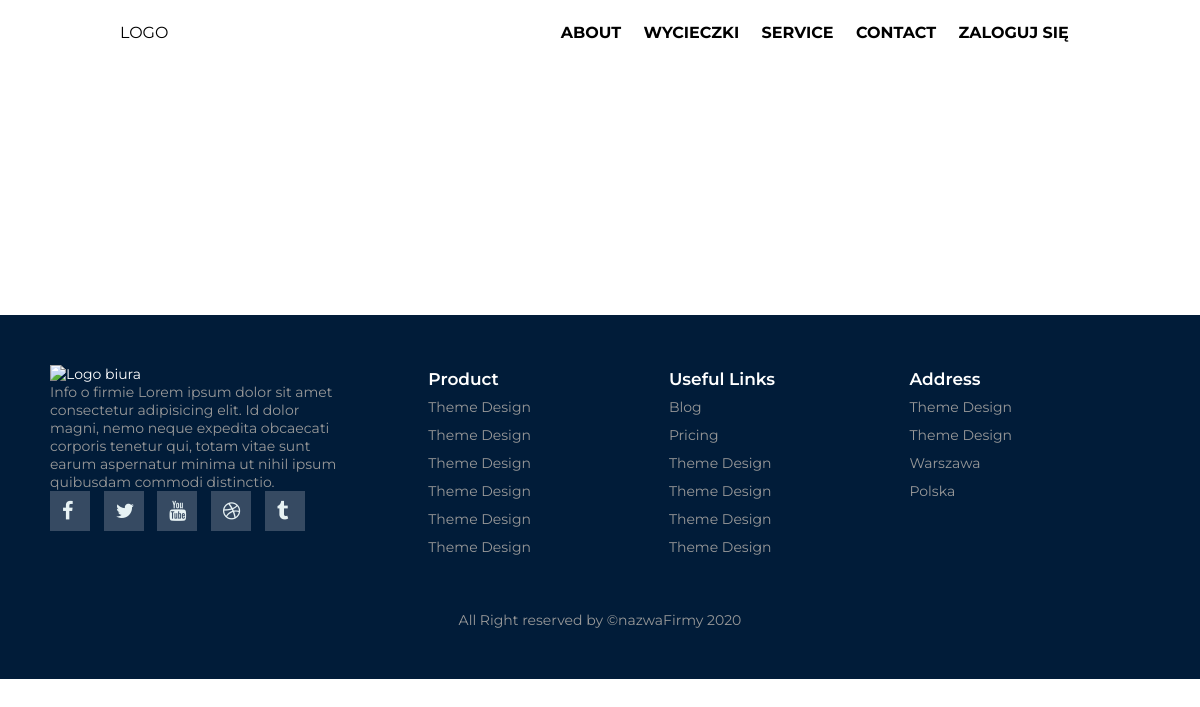
Page /oferty/ on the earlier database version.
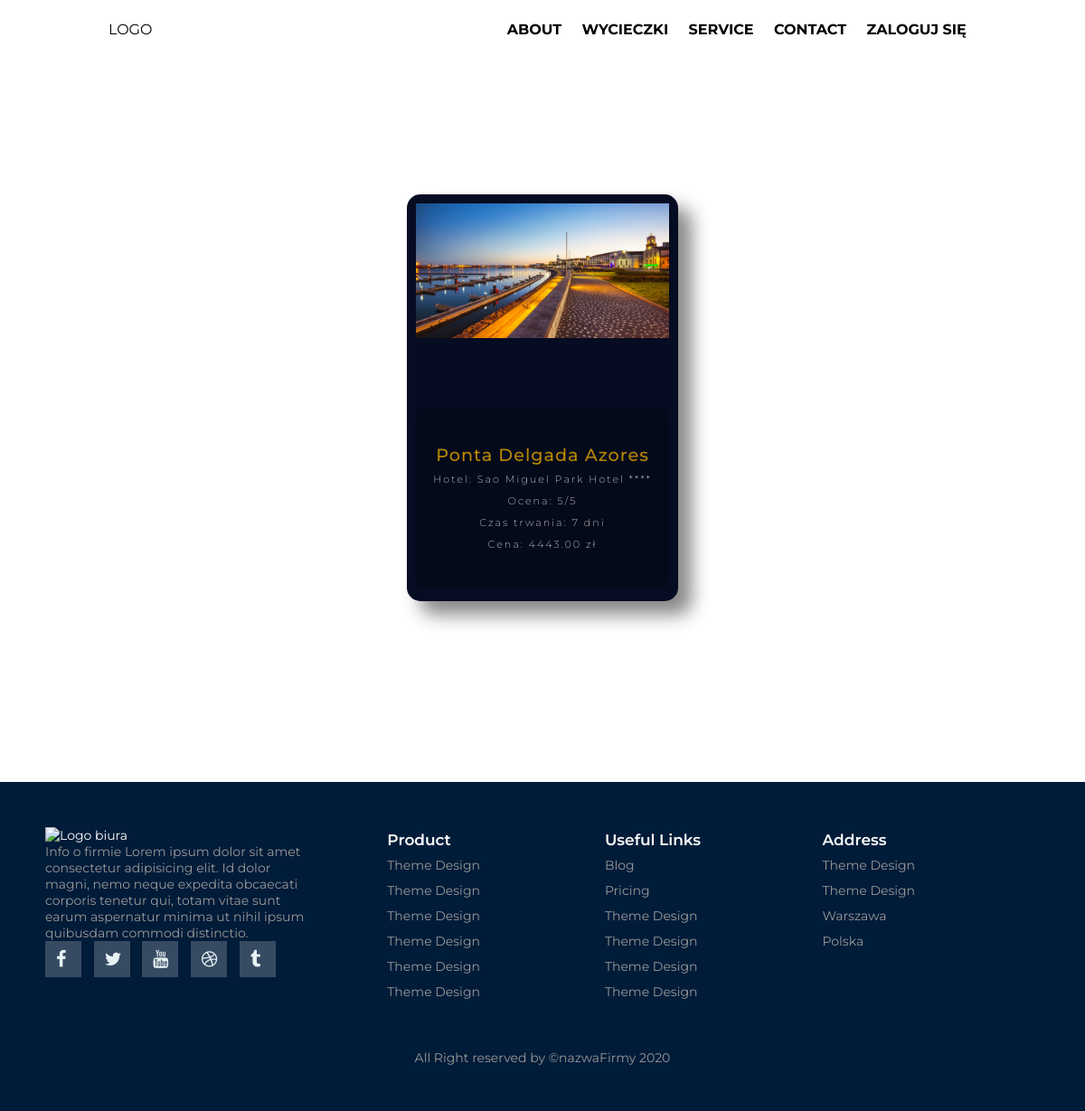
Same page on the later database version.
### home/models.py (models this page shows)
class Trip(models.Model):
    title = models.CharField(max_length=100)
    location=models.TextField(blank=True)
    Hotel = models.TextField(blank=True)
    description = models.TextField(blank=True)
    duration = models.TextField(blank=True)
    deadline1 = models.DateField(auto_now_add=False, blank=True)
    deadline2 = models.DateField(auto_now_add=False, blank=True)
    deadline3 = models.DateField(auto_now_add=False, blank=True)
    rating = models.DecimalField(max_digits=5, decimal_places=0, default=5)
    price = models.DecimalField(max_digits=15000, decimal_places=2, default=0)
    main_image = models.ImageField(upload_to='trips_pics', blank=True)
    image_one = models.ImageField(upload_to='trips_pics', blank=True)
    image_two = models.ImageField(upload_to='trips_pics', blank=True)
    image_three = models.ImageField(upload_to='trips_pics', blank=True)
    image_four = models.ImageField(upload_to='trips_pics', blank=True)
    date_posted = models.DateTimeField(default=timezone.now)
    author = models.ForeignKey(User, on_delete=models.CASCADE, default=1)

### home/views.py (the view)
# urls.py: path('oferty/', TripsListView.as_view(), name='wycieczki'),
class TripsListView(ListView):
    model = Trip
    template_name = 'home/trips.html'
    context_object_name = 'trips'
    ordering = ['date_posted']

### home/templates/home/trips.html (shortened to what this page needs)
{% extends "home/base.html" %}
{% load static %}
{% block head %}
    <link rel="stylesheet" href="{% static 'home/css/trips.css'%}">
{% endblock head %}
{% block body %}
<div class="contOferty">
    <div id="oferty">
        {% for trip in trips %}
        <div class="boxWycieczki">
            <div class="imgBx">
                <img src="{{ trip.main_image.url }}">
            </div>
            <div class="content">
                <h2>{{ trip.title }}<br>
                    <span>
                        Hotel: {{ trip.Hotel }}
                        <br>
                        Ocena: {{ trip.rating }}/5
                        <br>
                        Czas trwania: {{ trip.duration }} dni
                        <br>
                        Cena: {{ trip.price }} zł
                </span>
                </h2>
            </div>
        </div>
    {% endfor %}
    </div>
</div>
{% endblock body %}

Differences in the rows shown:
added Trip: main_image (picture), title "Ponta Delgada Azores", Hotel "Sao Miguel Park Hotel ****", rating "5", duration "7", price "4443.00"
